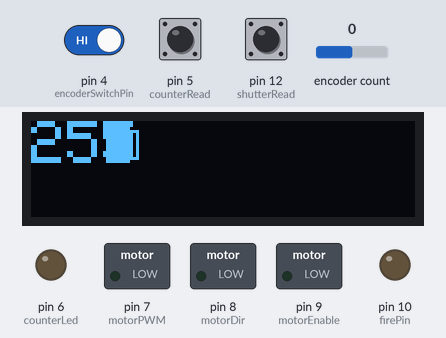
The sketch below on a simulated Arduino Nano, built with avr-gcc and run on an emulated ATmega328P. Shown: 128×32 one-colour display, switched loads named in the sketch (green lamp = pin HIGH), output pins drawn as LEDs (lit = HIGH). The inputs (shaded band) are chosen by the test bench; at power-on: pin 12 (shutterRead) HIGH, pin 4 (encoderSwitchPin) HIGH, pin 5 (counterRead) HIGH, encoder count 0.

Above: at 2.1 s.
At 3.5 s:
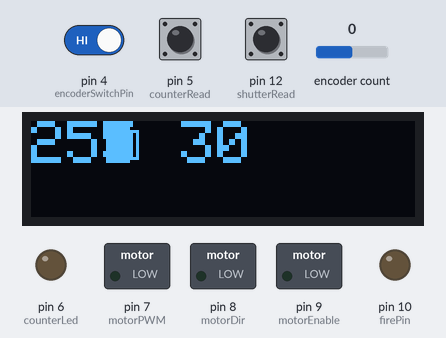
3.6 s: pin 12 (shutterRead) pulled LOW for 0.15 s
At 4.4 s:
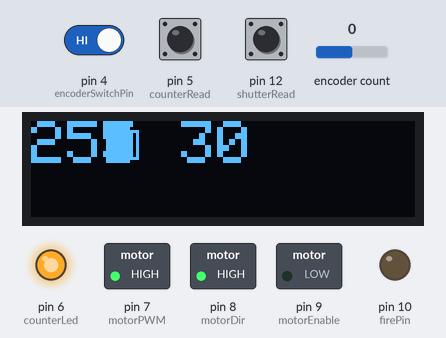
Timing chart, 0 to 6.6 s (numbered marks = the images above; inputs shaded):
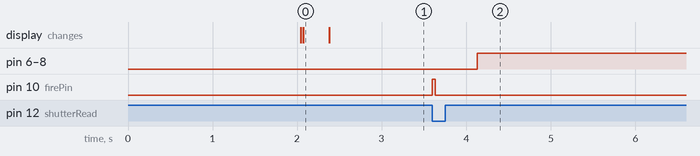

The sketch:

Chromium_Code.ino
```cpp
#include <Rotary.h> //https://github.com/buxtronix/arduino/tree/master/libraries/Rotary
#include <SPI.h>
#include <EEPROM.h>
#include <Wire.h>
#include <Adafruit_GFX.h>
#include <Adafruit_SSD1306.h>


#define SCREEN_WIDTH 128 // OLED display width, in pixels
#define SCREEN_HEIGHT 32 // OLED display height, in pixels

#define OLED_RESET     -1 // Reset pin # (or -1 if sharing Arduino reset pin)
#define SCREEN_ADDRESS 0x3C ///< See datasheet for Address; 0x3D for 128x64, 0x3C for 128x32
Adafruit_SSD1306 display(SCREEN_WIDTH, SCREEN_HEIGHT, &Wire, OLED_RESET);
//Adafruit_SSD1306 display(OLED_RESET);

int addr = 0;

const int counterRead = 5; // IR sensor of the counter
const int counterLed = 6; // IR LED of the counter

const int shutterRead = 12; // INPUT PULL-UP shutter button, when it gets pulled down the shutter is fired.

const int motorPWM = 7; // motors pins
const int motorDir = 8;
const int motorEnable = 9;

const int firePin = 10; // connected to the base of a NPN transistor, when put to high the shutter opens

Rotary rotary = Rotary(2, 3); //set up for the rotary encoder library

const int encoderSwitchPin = 4; //push button switch

const float SHUTTER_TABLE[] = {30.0, 15.0, 8.0, 4.0, 2.0, 1.0, 2.0, 4.0, 8.0, 15.0, 30.0, 60.0, 125.0, 250.0, 500.0};

int counter = 10;
float invShutterDisplay;
float shutterDisplay = 0;
int lastCounter = 10;

int shutterSpeed = 17;

unsigned long onTime = 0;

int rewindState = 0;
int lastRewindState = 1;

int counter_incr = 0;
int frame = EEPROM.read(0);


void setup() {

  delay(2000);
  Serial.begin (9600);

  //SSD1306_SWITCHCAPVCC = generate display voltage from 3.3V internally
  display.begin(SSD1306_SWITCHCAPVCC, SCREEN_ADDRESS);
  display.clearDisplay();
  display.display();
  frameDisplay();
  shutterSet();


  pinMode(A6, OUTPUT);
  digitalWrite(A6, LOW); //A6 is used as GND for the display.

  pinMode(counterRead, INPUT_PULLUP);
  pinMode(counterLed, OUTPUT);

  pinMode(shutterRead, INPUT_PULLUP);
  pinMode(firePin, OUTPUT);

  pinMode(encoderSwitchPin, INPUT);
  digitalWrite(encoderSwitchPin, HIGH); //turn pullup resistor on

  pinMode(motorPWM, OUTPUT);
  pinMode(motorEnable, OUTPUT);
  pinMode(motorDir, OUTPUT);

  digitalWrite(motorPWM, LOW);
  digitalWrite(motorEnable, LOW);
  digitalWrite(motorDir, LOW);


}

void loop() {
  // put your main code here, to run repeatedly:
  if (counter != lastCounter) {
    shutterSet();
  }

  if (digitalRead(shutterRead) == LOW) {            // checks if shutter button is pressed, if yes runs shoot and then advance

    shoot();                                        // triggers the shutter
    delay(500);                                     // delay
    advance();                                      // advances the film to the next frame

  }

  rewindState = digitalRead(encoderSwitchPin);

  if (rewindState == 0 && rewindState != lastRewindState) { //checks whether the button has been pressed, and whether is has changed since last time it checked
    rewindTimer();
  }
  lastRewindState = rewindState;

  if (onTime > 0 && millis() - onTime > 1500){   // checks that the button has be pressed for 1.5s or longer
    rewindroll();                                // rewinds roll, sets timer and frame count to 0
    onTime = 0;
    frame = 0;
    EEPROM.write(addr, frame);
  }

  else {
    // button is not being pushed.

  }


}

void rewindTimer() {

  onTime = millis(); // starts a timer to check that you're not pressing it by mistake

}

void rotate() {                                               // rotary encoder counter
  unsigned char result = rotary.process();
  if (result == DIR_CW) {
    counter++;
    //    Serial.println(counter);
  } else if (result == DIR_CCW) {
    counter--;
    //    Serial.println(counter);
  }

}


void shoot() {

  digitalWrite(firePin, HIGH);                                    //opens the shutter
  delay(shutterSpeed);                                            // delays the duration of the shutter speed
  digitalWrite(firePin, LOW);                                     // closes the shutter

}

void led_Detect() {                                               //frame counter incrementing
  counter_incr++;
  // Serial.println("detect");
  //Serial.println(counter_incr);

}

void advance() {


  int IRState = 0;                                            // current state of the IR sensor
  int lastIRState = 0;                                        // last state of the IR sensor


  digitalWrite(counterLed, HIGH);                           //turns the IR LED in the back on
  digitalWrite(motorPWM, HIGH);                             // turns on motor outputs
  digitalWrite(motorEnable, LOW);
  digitalWrite(motorDir, HIGH);


  while (counter_incr <= 8) {// check if the frame has been fully advanced or not, if not then continue winding

    IRState = digitalRead(counterRead);


    if (IRState != lastIRState) {                                                   // compare the buttonState to its previous state
                                                                                    // if the state has changed, increment the counter
      if (IRState == LOW) {
                                                                                    // if the current state is LOW then the IR sensor was activated:
        counter_incr++;
      }
      else {
                                                                                   // if the current state is HIGH then the IR Sensor is not activated, so we can ignore :
      }
                                                                                   // Delay a little bit to avoid bouncing
      delay(100);
    }
                                                                                   // save the current state as the last state, for next time through the loop
    lastIRState = IRState;

  }
                                                                                   //count_incr over 6, stop winding and count the frame.
  digitalWrite(motorPWM, LOW);
  digitalWrite(motorEnable, LOW);
  digitalWrite(motorDir, LOW);
  digitalWrite(counterLed, LOW);
  counter_incr = 0;
  frame++;

  //Serial.println("frame:");
  //Serial.print(frame);

  EEPROM.write(addr, frame);
  frameDisplay();

}

void rewindroll () {


  while (digitalRead(encoderSwitchPin) == 0) {

    digitalWrite(motorPWM, HIGH);
    digitalWrite(motorEnable, LOW);
    digitalWrite(motorDir, LOW);
    delay(300);                                                                   // delay seens to help avoid noise
  }

  delay(300);
  digitalWrite(motorPWM, LOW);
  digitalWrite(motorEnable, LOW);
  digitalWrite(motorDir, LOW);


}


void frameDisplay(void) {

  display.fillRect(0, 0, 40, 14, SSD1306_BLACK); // clears the frame section of the display without impacting the rest
  display.display();
  delay(1);

  display.setTextSize(2);             //  2:1 pixel scale
  display.setTextColor(SSD1306_WHITE);        // Draw white text
  display.setCursor(0, 0);            // Start at top-left corner
  if (frame <= 9) {                             // if the frame is a single digit number a 0 needs to be printed before the frame value.
    display.print(0);
    display.print(frame);

  }
  else {
    display.print(frame);                       // if it's double digits then you can just print the number
  }

  display.fillRect(27, 0, 4, 2, SSD1306_WHITE);          // draws a little canister
  display.fillRect(25, 2, 8, 12,  SSD1306_WHITE);
  display.drawRect(33, 3, 3, 10, SSD1306_WHITE);


  display.display();
  delay(250); // updates the display
  return;
}

void shutterSet(void) {

  display.fillRect(50, 0, 40, 14, SSD1306_BLACK);           //clears the shutterspeed side of the display
  display.display();


  display.setCursor(50, 0);             // Cursor at x50 y0
  display.setTextSize(2);             //  2:1 pixel scale
  display.setTextColor(SSD1306_WHITE);        // Draw white text


  counter = constrain (counter, 0, 14);                   //limit the counter the the number of values in the shutter table array

  shutterDisplay = SHUTTER_TABLE[counter];
  invShutterDisplay = 1 / shutterDisplay;                 // invShutterDisplay is the reciprocal of the shutterDisplay, this gives the needed shutter speed as a float


  if (counter >= 6) {                                       // if the counter is in the fraction section of the shutter speed array
    display.print(shutterDisplay, 0);

    shutterSpeed = (int)(invShutterDisplay * 1000);   // invShutterDisplay is multiplied by a thousand and made an integer to be used as a delay value


  }
  else {
    display.print(shutterDisplay, 0);
    display.print(F("s"));
    shutterSpeed = (int)(shutterDisplay * 1000);

  }

  display.display();
  lastCounter = counter;

  // updates the display


}
```

Measured:
- after the input at 3.6 s, pin 6 (counterLed), pin 7 (motorPWM), pin 8 (motorDir): LOW → HIGH after 0.53 s; pin 10 (firePin): LOW → HIGH at once, → LOW 0.03 s later
